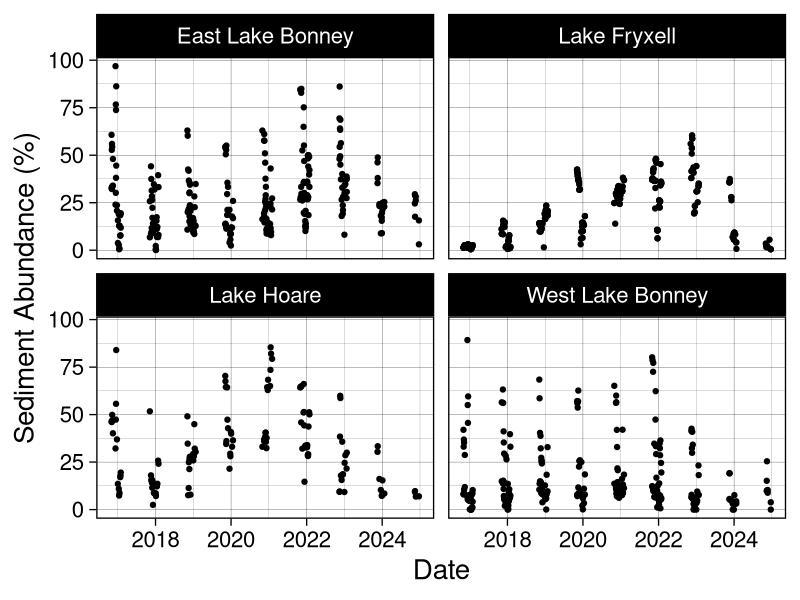
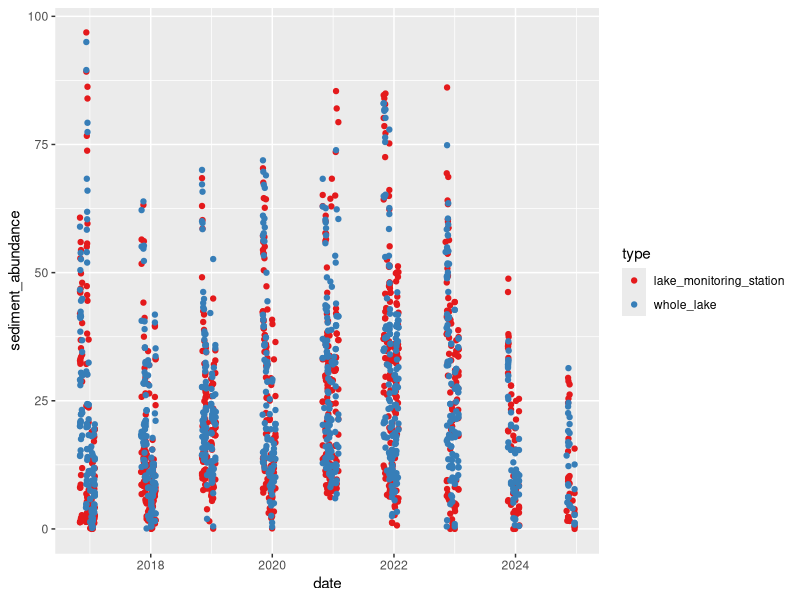
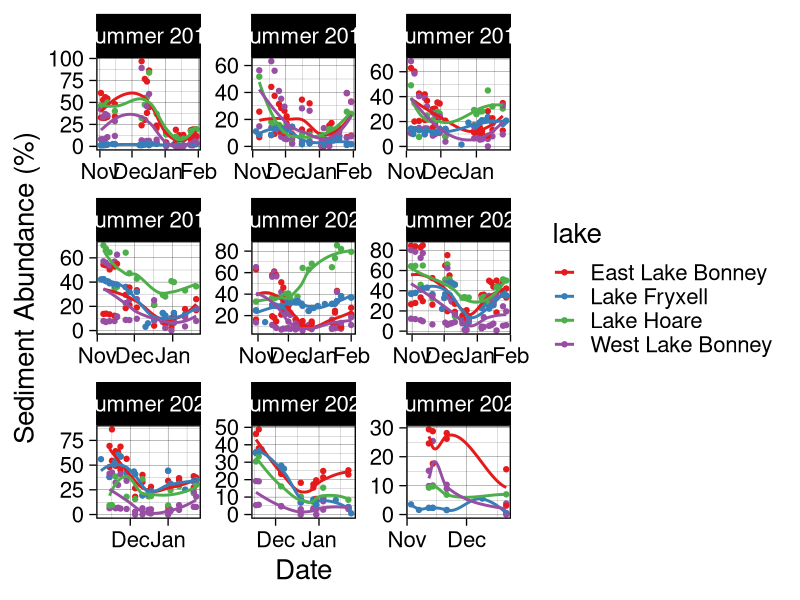
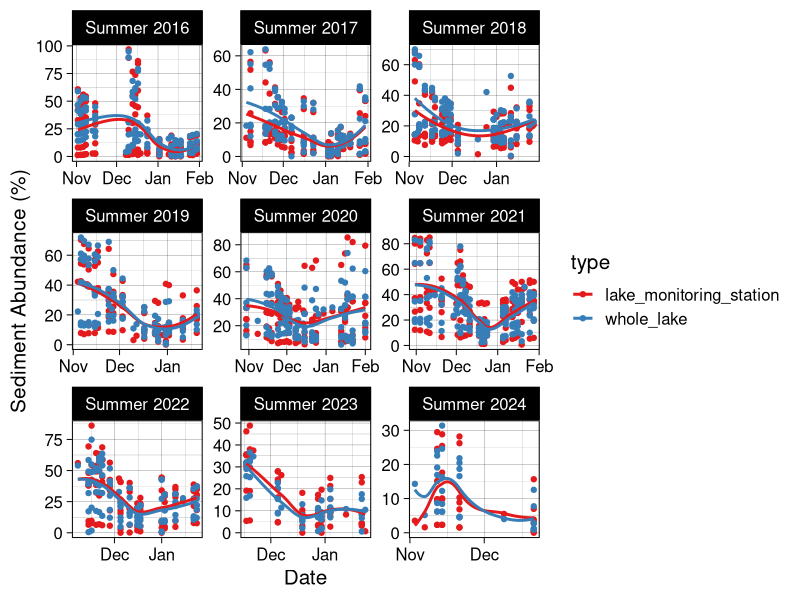
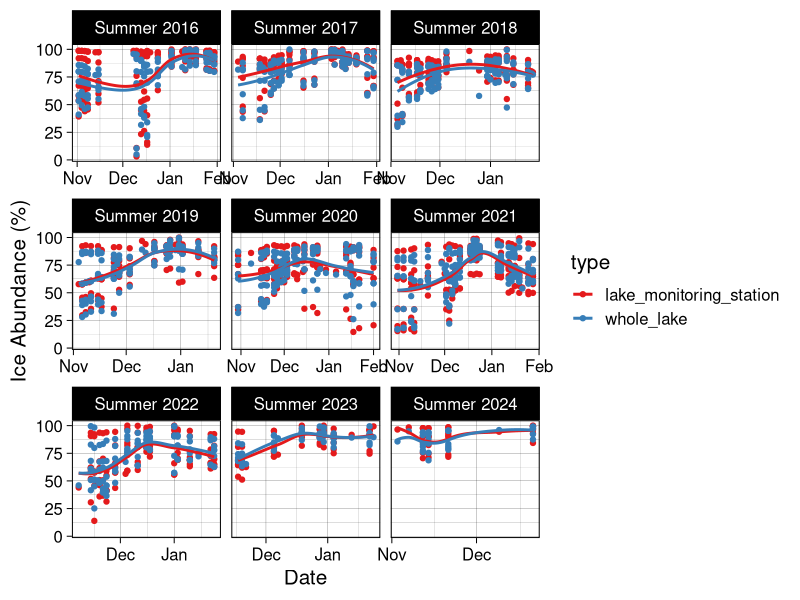
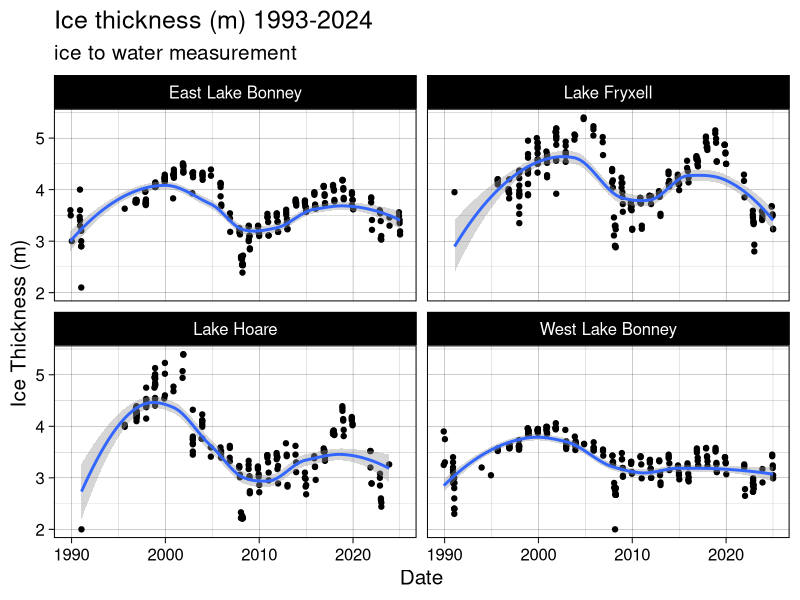
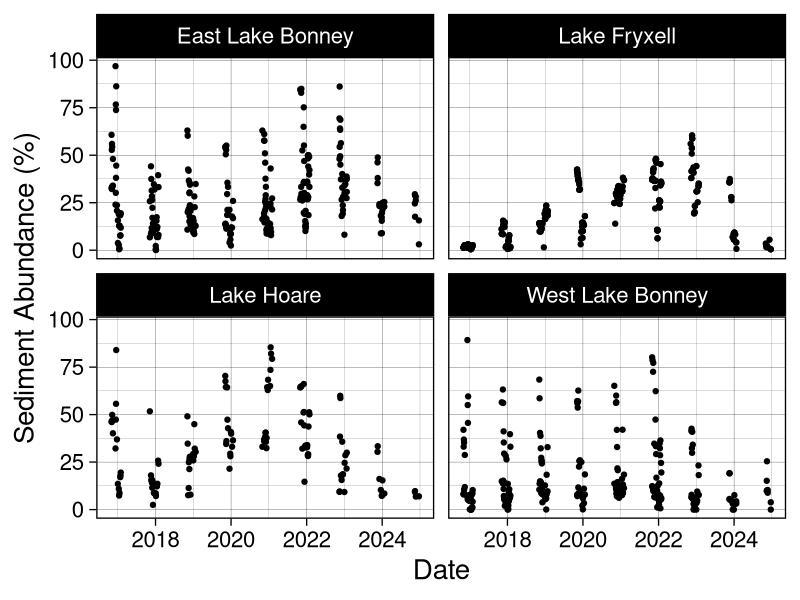
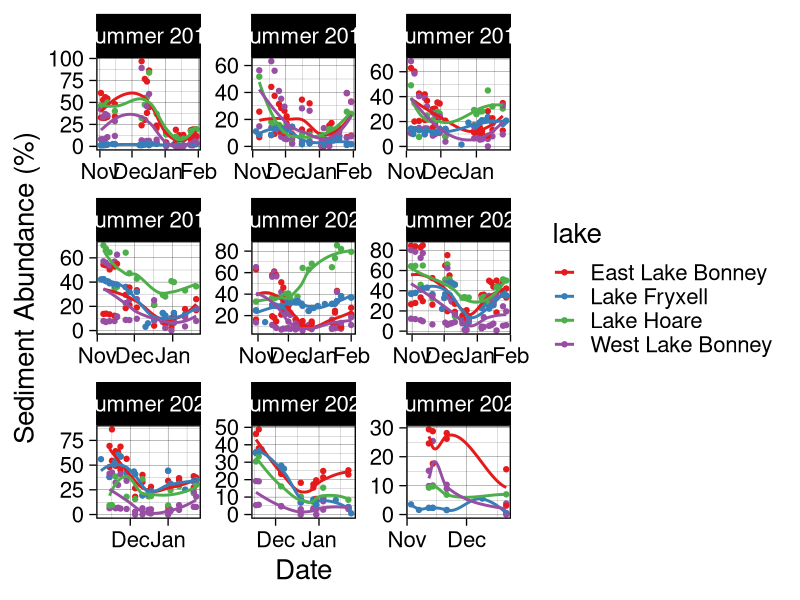

These charts were generated, in order, by the following R code: (Note: this script raises an error after producing the figures.)
######### TVLakes Sediment Output Comparison ###########
library(tidyverse)
library(RColorBrewer)
library(scales)

setwd("~/Documents/R-Repositories/MCM-LTER-MS")

## Define a season function to plot data by season. Makes data viz a lot easier. 
get_season <- function(date) {
  month <- month(date)
  year <- year(date)
  
  if (month %in% c(11, 12)) {
    return(paste0("Summer ", year))  # November and December belong to the current winter
  } else if (month == 1) {
    return(paste0("Summer ", year - 1))  # January belongs to the previous winter
  } else if (month == 2) {
    return(paste0("Summer ", year - 1))  # February belongs to the previous winter
  } else if (month == 3) {
    return(paste0("Fall ", year))  # March is Spring
  } else if (month %in% 4:5) {
    return(paste0("Fall ", year))  # April and May are Spring
  } else if (month == 6) {
    return(paste0("Winter ", year))  # June is Summer
  } else if (month %in% 7:8) {
    return(paste0("Winter ", year))  # July and August are Summer
  } else if (month == 9) {
    return(paste0("Spring ", year))  # September is Fall
  } else if (month %in% 10) {
    return(paste0("Summer ", year))  # October is Fall
  }
}

mean_BB <- read_csv("data/sediment abundance data/LANDSAT_sediment_abundances_20250328.csv") |> 
  mutate(date = ymd(date), 
         type = 'lake_monitoring_station', 
         season = sapply(date, get_season))

#####plot by lake
ggplot(mean_BB, aes(date, sediment_abundance*100)) + 
  geom_point() + 
  facet_wrap(vars(lake)) + 
  #scale_x_date(labels = date_format("%b"), breaks = "1 month") + 
  xlab("Date") + ylab("Sediment Abundance (%)") + 
  theme_linedraw(base_size = 20)

ggsave("plots/manuscript/chapter 1/BB_sed_by_lake.png", dpi = 700, 
       height = 8, width = 12)

mean_wholelake <- read_csv("data/sediment abundance data/LANDSAT_wholelake_mean_20250328.csv") |> 
  mutate(date = ymd(date), 
         type = "whole_lake", 
         season = sapply(date, get_season))

# join the two files for easy comparison and plotting
means <- rbind(mean_BB, mean_wholelake) |> 
  mutate(sediment_abundance = sediment_abundance*100, 
         ice_abundance = ice_abundance*100) |> 
  mutate(year = year(date), 
         month = month(date))

## plot the raw output for sediment abundance/ice abundance against each other and see how the outputs compare
ggplot(means, aes(date, sediment_abundance, color = type)) + 
  geom_point() + 
  scale_color_brewer(palette = "Set1") 

#By season for just the lake monitoring site
ggplot(mean_BB, aes(date, sediment_abundance*100, color = lake)) + 
  geom_point() + 
  geom_smooth(se = F) + 
  scale_color_brewer(palette = "Set1") + 
  facet_wrap(vars(season), scales = "free") +
  scale_x_date(labels = date_format("%b"), breaks = "1 month") + 
  xlab("Date") + ylab("Sediment Abundance (%)") + 
  theme_linedraw(base_size = 20)

ggsave("plots/manuscript/chapter 1/BB_sed_by_season.png", dpi = 700, 
       height = 8, width = 12)

# facet by season for sed abundance
ggplot(means, aes(date, sediment_abundance, color = type)) + 
  geom_point() + 
  geom_smooth(se = F) + 
  scale_color_brewer(palette = "Set1") + 
  facet_wrap(vars(season), scales = "free") +
  scale_x_date(labels = date_format("%b"), breaks = "1 month") + 
  xlab("Date") + ylab("Sediment Abundance (%)") + 
  theme_linedraw(base_size = 15)

ggsave("plots/manuscript/chapter 1/whole_lake_vs_BB_sed_abundance.png", dpi = 700, 
       height = 8, width = 12)

# facet by season for ice abundance
ggplot(means, aes(date, ice_abundance, color = type)) + 
  geom_point() + 
  geom_smooth(se = F) + 
  scale_color_brewer(palette = "Set1") + 
  facet_wrap(vars(season), scales = "free_x") +
  scale_x_date(labels = date_format("%b"), breaks = "1 month") + 
  xlab("Date") + ylab("Ice Abundance (%)") + 
  theme_linedraw(base_size = 15)

ggsave("plots/manuscript/chapter 1/whole_lake_vs_BB_ice_abundance.png", dpi = 700, 
       height = 8, width = 12)


## load lake ice: 
lakeice1 <- read_csv("data/lake ice/mcmlter-lake-ice_thickness-20250218_0_2025.csv") |> 
  mutate(date_time = mdy_hm(date_time), 
         month = month(date_time), 
         year = year(date_time),
         year = as.numeric(year),
         z_water_m = z_water_m*-1) |> 
  rename("lake" = location_name) |> 
  filter(lake == "Lake Fryxell" | lake == "Lake Hoare" | lake == "East Lake Bonney" | lake == "West Lake Bonney") |> 
  #filter(year >= 2016) |> 
  filter(!grepl("^B", location))

ggplot(lakeice1, aes(date_time, z_water_m)) + 
  geom_point() + 
  geom_smooth(se = T) + 
  facet_wrap(vars(lake)) + 
  theme_linedraw(base_size = 15) + 
  xlab("Date") + ylab("Ice Thickness (m)") + 
  ggtitle("Ice thickness (m) 1993-2024", 
          subtitle = "ice to water measurement")

#ggsave("plots/manuscript/chapter 1/ice_thickness_total_years.png", dpi = 700, 
#       height = 8, width = 12)

lakeice = lakeice1 |> 
  filter(year >= 2017) |> 
  mutate(season = sapply(date_time, get_season)) |> 
  filter(str_detect(string = location, pattern = "incubation hole")) |> 
  #filter(grepl("^O", location)) |> 
  drop_na(z_water_m)

#FIND SEASONAL DROPOFF OF ICE THICKNESS
seasonal_changes <- lakeice1 %>%
  group_by(season, lake) |> 
  arrange(season, date_time) %>%
  summarise(
    First_Measurement = first(z_water_m*-1),
    Last_Measurement = last(z_water_m*-1),
    Difference = Last_Measurement - First_Measurement
  )

ggplot(seasonal_changes, aes(season, Difference), fill = lake) + 
  geom_col() + 
  scale_color_brewer(palette = "Set1") + 
  facet_wrap(vars(lake)) + 
  theme_linedraw(base_size = 20) + 
  theme(axis.text.x = element_text(angle = 45, hjust = 1)) + 
  xlab("Seasonal") + ylab("Change in Ice Thickness")

ggsave("plots/manuscript/chapter 1/seasonal_ice_drop.png", 
       height = 8, width = 12, dpi = 300)

li_summary = lakeice |> 
  mutate(week = week(date_time)) |> 
  group_by(year, month, lake) |> 
  summarize(mean_thickness = mean(z_water_m, na.rm = T))

## sediment
sed_monthly <- means |> 
  mutate(week = week(date)) |> 
  group_by(year, month, lake, type) |> 
  summarize(mean_sed = mean(sediment_abundance, na.rm = T)) |> 
  print()

fulljoined = full_join(sed_monthly, li_summary) |> 
  drop_na()

##### plot
ggplot(fulljoined, aes(mean_sed, mean_thickness, color= type)) + 
  geom_smooth(method = "lm", se = F) + 
  geom_point() + 
  facet_wrap(vars(lake), scales = "free") + 
  ggtitle("October-February", 
          subtitle = "whole lake average") + 
  xlab("Mean Sediment Abundance (%)") + ylab("Mean Ice Thickness (m)") + 
  scale_color_brewer(palette = "Set1") +
  theme_linedraw(base_size = 20) 

ggsave("plots/manuscript/chapter 1/sed_vs_ice_thickness.png", 
       width = 12, height = 8, dpi = 300)

### now remove November and October Values
#fulljoin_filter <- fulljoined |> 
#  filter(month == 12 | month == 1)
fulljoin_peak_solar <- fulljoined |> 
  filter(month == 1)

ggplot(fulljoin_peak_solar, aes(mean_sed, mean_thickness, color = type)) + 
  geom_smooth(method = "lm", se = F) + 
  geom_point() + 
  facet_wrap(vars(lake), scales = "free") + 
  ggtitle("January") + 
  scale_color_brewer(palette = "Set1") +
  theme_linedraw(base_size = 20) 

ggsave("plots/manuscript/chapter 1/wholelakesed_vsthickness.png", 
       width = 12, height = 8, dpi = 300)

# now filter for only early year estimates, October - December
oct_dec_fulljoin <- fulljoined |> 
  filter(month == 10 | month == 11 | month == 12)

ggplot(oct_dec_fulljoin, aes(mean_sed, mean_thickness, color = type)) + 
  geom_smooth(method = "lm", se = F) + 
  geom_point() + 
  facet_wrap(vars(lake), scales = "free") + 
  ggtitle("October - December", 
          subtitle = "whole lake average") + 
  scale_color_brewer(palette = "Set1") +
  theme_linedraw(base_size = 15) 

jan_fulljoin <- fulljoined |> 
  filter(month == 1)

ggplot(jan_fulljoin, aes(mean_sed, mean_thickness, color = type)) + 
  geom_smooth(method = "lm", se = F) + 
  geom_point() + 
  facet_wrap(vars(lake), scales = "free") + 
  ggtitle("January") + 
  scale_color_brewer(palette = "Set1") +
  xlab("Mean Sediment Abundance (%)") + ylab("Mean Ice Thickness (m)") + 
  theme_linedraw(base_size = 20)  

ggsave("plots/manuscript/chapter 1/jan_only_sed.png", 
       dpi = 300, height = 8, width = 12)


####### do restructuring to look at this by week ###
li_summary_2 = lakeice |> 
  mutate(week = week(date_time)) |> 
  group_by(year, week, lake) |> 
  summarize(mean_thickness = mean(z_water_m, na.rm = T))

## sediment
sed_monthly_2 <- means |> 
  mutate(week = week(date)) |> 
  group_by(year, week, lake, type) |> 
  summarize(mean_sed = mean(sediment_abundance, na.rm = T)) |> 
  print()

fulljoined_2 = full_join(sed_monthly_2, li_summary_2) |> 
  drop_na() |> 
  filter(type == "lake_monitoring_station")

peak_solar_week <- fulljoined_2 |> 
  filter(
    #week == 50 |
      week == 51 | 
      week == 52 | 
      week == 1 | 
      week == 2 #|
      #week == 3
      )

ggplot(peak_solar_week, aes(mean_sed, mean_thickness)) + 
  geom_smooth(method = "lm", se = F) + 
  geom_point() + 
  facet_wrap(vars(lake), scales = "free") + 
  ggtitle("Peak Solar") + 
  scale_color_brewer(palette = "Set1") +
  xlab("Mean Sediment Abundance (%)") + ylab("Mean Ice Thickness (m)") + 
  theme_linedraw(base_size = 20)  

ggsave("plots/manuscript/chapter 1/Peak_Solar_Comparison_20250328.png", 
       width = 12, height = 8, dpi = 300)

#### Create a dual panel plot where only the lake ice thickness from 2016-2024 to sediment abundannce
# Need to join the sed data frame to the lake ice data frame
mean_BB_week <- mean_BB |> 
  filter(date < "2023-02-01")

library(ggpubr)

plot1 <- ggplot(mean_BB_week, aes(date, sediment_abundance*100)) + 
  geom_point() + 
  geom_smooth(se = F) + 
  ylab("Sediment Abundance") + xlab("Date") + 
  ggtitle("Sediment Abundance (%)") + 
  facet_wrap(vars(lake), scales = "free") + 
  scale_color_brewer(palette = "Set1") +
  theme_linedraw(base_size = 20) 

plot2 <- ggplot(lakeice, aes(date_time, z_water_m)) + 
  geom_point() + 
  geom_smooth(se = F) + 
  ylab("Ice Thickness (m)") + xlab("Date") + 
  ggtitle("Ice Thickness") + 
  facet_wrap(vars(lake), scales = "free") + 
  scale_color_brewer(palette = "Set1") +
  theme_linedraw(base_size = 20)

ggarrange(plot1, plot2)

ggsave("plots/manuscript/chapter 1/sed_abundance_ice_thick_timeseries.png", 
       dpi = 300, height = 8, width = 12)

#ggplot() + 
#  geom_point(data = lakeice, aes(x = as.Date(date_time), y = z_water_m)) + 
#  geom_point(data = mean_BB, aes(x = date, y = sediment_abundance)) + 
##  facet_wrap(vars(lake)) + 
#  xlab("Date") + ylab("Ice thickness (m)") +
#  scale_color_brewer(palette = "Set1") +
#  theme_linedraw(base_size = 20) 




######### investing different buffering distances #########
mean_150m <- read_csv("data/sediment abundance data/LANDSAT_sediment_abundances_150m_20250301.csv") |> 
  mutate(date = ymd(date), 
         buffer_distance = '150')

mean_300m = mean_BB |> 
  mutate(buffer_distance = '300') |> 
  select(-type)

mean_450m = read_csv("data/sediment abundance data/LANDSAT_sediment_abundances_450m_20250301.csv") |> 
  mutate(date = ymd(date), 
         buffer_distance = '450')

mean_600m = read_csv("data/sediment abundance data/LANDSAT_sediment_abundances_600m_20250301.csv") |> 
  mutate(date = ymd(date), 
         buffer_distance = '600') |> 
  select(-approx_albedo)

mean_900m = read_csv("data/sediment abundance data/LANDSAT_sediment_abundances_900m_20250301.csv") |> 
  mutate(date = ymd(date), 
         buffer_distance = '900')

buffers <- rbind(mean_150m, mean_300m, mean_450m, mean_600m, mean_900m) |> 
  mutate(ice_abundance = ice_abundance*100, 
         sediment_abundance = sediment_abundance*100, 
         season = sapply(date, get_season)) |> 
  select(-sediment)

write_csv(buffers, "data/sediment abundance data/LANDSAT_all_buffer_distances_20250301.csv")

### plot cropping distance comparisons
#sed
ggplot(buffers, aes(date, sediment_abundance, color = buffer_distance)) + 
  geom_point() + 
  scale_color_brewer(palette = "Set1") + 
  facet_wrap(vars(lake)) + 
 # scale_x_date(labels = date_format("%b"), breaks = "1 month") + 
  xlab("Date") + ylab("Sediment Abundance (%)") + 
  theme_linedraw(base_size = 15)

ggsave("plots/manuscript/chapter 1/comparison_of_buffer_distances_sed_bylake.png", dpi = 700, 
       height = 8, width = 10)

#ice
ggplot(buffers, aes(date, ice_abundance, color = buffer_distance)) + 
  geom_point() + 
  scale_color_brewer(palette = "Set1") + 
  facet_wrap(vars(lake)) + 
  # scale_x_date(labels = date_format("%b"), breaks = "1 month") + 
  xlab("Date") + ylab("Ice Abundance (%)") + 
  theme_linedraw(base_size = 15)

ggsave("plots/manuscript/chapter 1/comparison_of_buffer_distances_sed_bylake.png", dpi = 700, 
       height = 8, width = 10)

## facet by season
#ice
ggplot(buffers, aes(date, ice_abundance, color = buffer_distance)) + 
  geom_point() + 
  scale_color_brewer(palette = "Set1") + 
  facet_wrap(vars(lake, season), scales = "free") + 
  scale_x_date(labels = date_format("%b"), breaks = "1 month") + 
  xlab("Date") + ylab("Ice Abundance (%)") + 
  theme_linedraw(base_size = 10)

ggsave("plots/manuscript/chapter 1/comparison_of_buffer_distances_sed_byseason.png", dpi = 700, 
       height = 10, width = 10)

#sed
ggplot(buffers, aes(date, sediment_abundance, color = buffer_distance)) + 
  geom_point() + 
  scale_color_brewer(palette = "Set1") + 
  facet_wrap(vars(lake, season), scales = "free") + 
  scale_x_date(labels = date_format("%b"), breaks = "1 month") + 
  xlab("Date") + ylab("Sediment Abundance (%)") + 
  theme_linedraw(base_size = 10)

ggsave("plots/manuscript/chapter 1/comparison_of_buffer_distances_sed_byseason.png", dpi = 700, 
       height = 10, width = 10)
